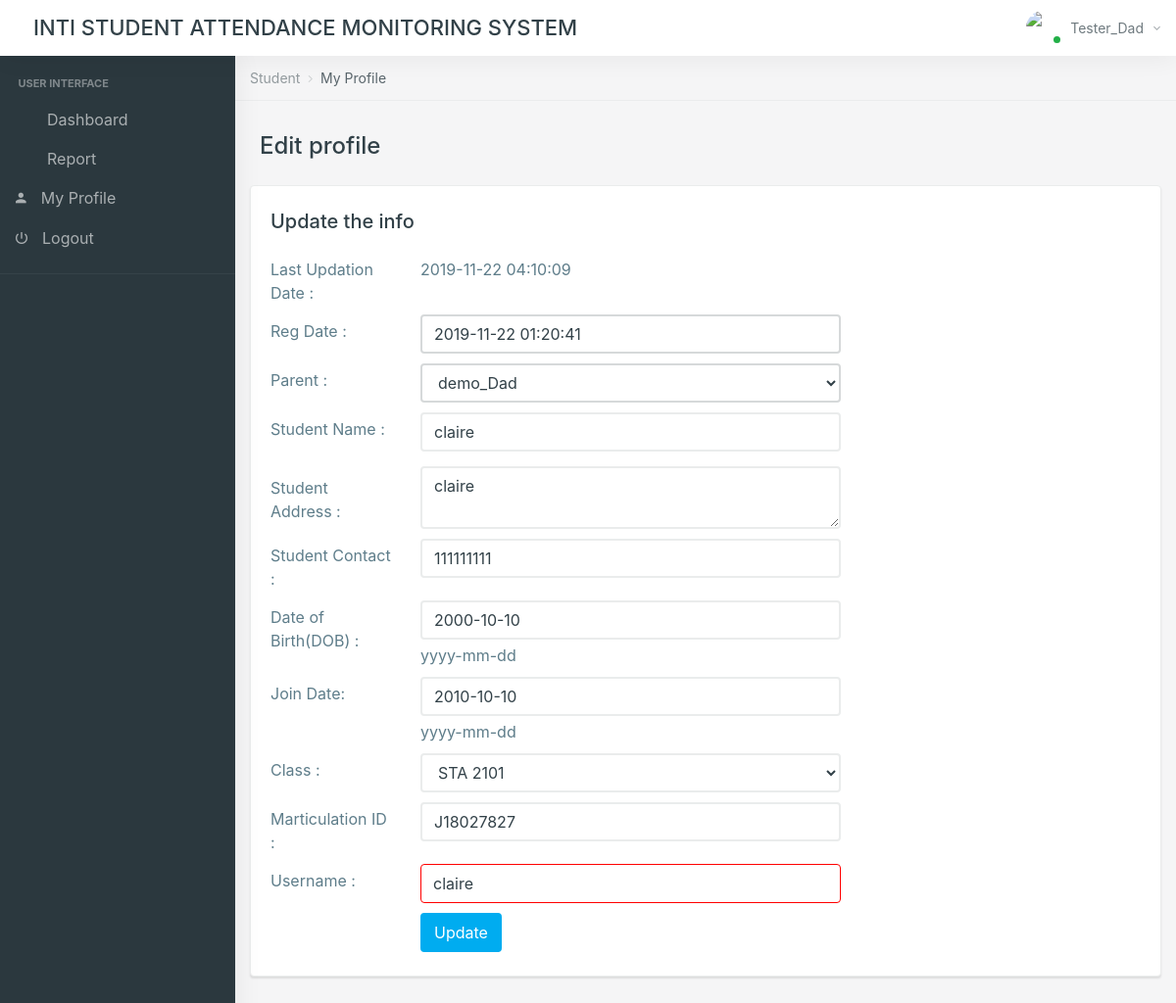
The app's page /inti/student/profile.php (signed in) with its own data.
### tables this page shows
CREATE TABLE `tblstudents` (
  `id` int(11) NOT NULL,
  `parentId` int(11) DEFAULT NULL,
  `studentName` varchar(255) DEFAULT NULL,
  `studentAdress` mediumtext DEFAULT NULL,
  `studentContact` bigint(12) DEFAULT NULL,
  `studentDob` date DEFAULT NULL,
  `studentJoinDate` date DEFAULT NULL,
  `studentMarticulationId` varchar(50) DEFAULT NULL,
  `studentClass` char(50) DEFAULT NULL,
  `studentUsername` varchar(50) DEFAULT NULL,
  `studentPassword` varchar(255) DEFAULT NULL,
  `regDate` timestamp NOT NULL DEFAULT current_timestamp(),
  `lastUpdationDate` timestamp NULL DEFAULT NULL ON UPDATE current_timestamp()
);

CREATE TABLE `tblparents` (
  `id` int(11) NOT NULL,
  `parentName` varchar(255) DEFAULT NULL,
  `parentAddress` mediumtext DEFAULT NULL,
  `parentRelStudent` varchar(255) DEFAULT NULL,
  `parentContact` char(12) DEFAULT NULL,
  `parentEmail` varchar(150) DEFAULT NULL,
  `parentOccupation` varchar(255) DEFAULT NULL,
  `parentJob` varchar(255) DEFAULT NULL,
  `parentUsername` varchar(50) DEFAULT NULL,
  `parentPassword` varchar(255) DEFAULT NULL,
  `regDate` timestamp NULL DEFAULT current_timestamp(),
  `updationDate` timestamp NULL DEFAULT NULL ON UPDATE current_timestamp(),
  `isActive` int(1) DEFAULT NULL
);

### inti/student/profile.php (the view, shortened to what this page needs)
<?php
include('../includes/config.php');
if(strlen($_SESSION['stdid'])==0)
    {
header('location:logout.php');
}
else{
?>
<!DOCTYPE html>
<html lang="en">
<head>
    <link href="../vendors/jquery-toggles/css/toggles.css" rel="stylesheet" type="text/css">
    <link href="../vendors/jquery-toggles/css/themes/toggles-light.css" rel="stylesheet" type="text/css">
    <link href="../vendors/ion-rangeslider/css/ion.rangeSlider.css" rel="stylesheet" type="text/css">
    <link href="../vendors/ion-rangeslider/css/ion.rangeSlider.skinHTML5.css" rel="stylesheet" type="text/css">
    <link href="../vendors/select2/dist/css/select2.min.css" rel="stylesheet" type="text/css" />
    <link href="../vendors/pickr-widget/dist/pickr.min.css" rel="stylesheet" type="text/css" />
    <link href="../vendors/daterangepicker/daterangepicker.css" rel="stylesheet" type="text/css" />
    <link href="../dist/css/style.css" rel="stylesheet" type="text/css">
</head>
<body>
<div class="hk-wrapper hk-vertical-nav">
<?php include_once("includes/header.php");?>
<?php include_once("includes/sidebar.php");?>
        <div class="hk-pg-wrapper">
            <nav class="hk-breadcrumb" aria-label="breadcrumb">
                <ol class="breadcrumb breadcrumb-light bg-transparent">
                    <li class="breadcrumb-item"><a href="#">Student</a></li>
                    <li class="breadcrumb-item active" aria-current="page">My Profile</li>
                </ol>
            </nav>
            <div class="container">
                <div class="hk-pg-header">
                    <h4 class="hk-pg-title"><span class="pg-title-icon"><span class="feather-icon"><i data-feather="toggle-right"></i></span></span>Edit profile</h4>
                </div>
<?php
$stdid=intval($_SESSION['stdid']);
$sql="SELECT  tblparents.id as pid,tblparents.parentName as pname,tblstudents.id as stdid,parentId,studentName,studentAdress,studentContact,studentDob,studentJoinDate,studentMarticulationId,studentClass,studentUsername,tblstudents.regDate,lastUpdationDate from tblstudents left join tblparents on tblparents.id=tblstudents.parentId where tblstudents.id=:sid";
$query = $dbh -> prepare($sql);
$query->bindParam(':sid',$stdid,PDO::PARAM_STR);
$query->execute();
$results=$query->fetchAll(PDO::FETCH_OBJ);
if($query->rowCount() > 0)
{
foreach($results as $result)
{?>
                <div class="row">
                    <div class="col-xl-12">
                     <form name="editstudent" method="post">
                        <section class="hk-sec-wrapper">
                            <h5 class="hk-sec-title">Update the info</h5>
                            <div class="row">
      <div class="col-sm">
 <?php if($result->lastUpdationDate!=""){?>
<div class="row">
<div class="col-md-2 mt-15">Last Updation Date : </div>
<div class="col-md-6 mt-15">
<?php echo htmlentities($result->lastUpdationDate);?>
</div>
</div>
<?php } ?>
<div class="row">
<div class="col-md-2 mt-15">Reg Date : </div>
<div class="col-md-6 mt-10">
<input class="form-control" type="text" value="<?php echo htmlentities($result->regDate);?>"  name="regdate" id="regdate"   readonly="true" >
</div>
</div>
<div class="row">
<div class="col-md-2 mt-15">Parent : </div>
<div class="col-md-6 mt-10">
<select class="form-control" name="parent" required="required" readonly>
<option value="<?php echo htmlentities($result->pid);?>"> <?php echo htmlentities($result->pname);?> </option>
</select>
</div>
</div>
<div class="row">
<div class="col-md-2 mt-15">Student Name : </div>
<div class="col-md-6 mt-10">
<input class="form-control" type="text" name="stdname" value="<?php echo htmlentities($result->studentName);?>" placeholder="Student Name" required="true" autofocus>
</div>
</div>
<div class="row">
<div class="col-md-2 mt-25">Student Address : </div>
<div class="col-md-6  mt-15">
<textarea name="stdaddress"  class="form-control"  required="true" placeholder="Enter parent address" autofocus><?php echo htmlentities($result->studentAdress);?></textarea>
</div>
</div>
<div class="row">
<div class="col-md-2 mt-15">Student Contact : </div>
<div class="col-md-6 mt-10">
<input class="form-control" type="text" name="stdcontact" placeholder="Student Contact" pattern="[0-9]{10}" value="<?php echo htmlentities($result->studentContact);?>"  title="10 numeric characters only" maxlength="10" required="true" autofocus>
</div>
</div>
<div class="row">
<div class="col-md-2 mt-15">Date of Birth(DOB) : </div>
<div class="col-md-6 mt-10">
<input type="text" name="dob" required="true" autofocus data-mask="9999-99-99" class="form-control" value="<?php echo htmlentities($result->studentDob);?>" >
<span class="form-text text-muted">yyyy-mm-dd</span>
</div>
</div>
<div class="row">
<div class="col-md-2 mt-15">Join Date: </div>
<div class="col-md-6 mt-10">
<input type="text" name="joindate" required="true" autofocus data-mask="9999-99-99" class="form-control" value="<?php echo htmlentities($result->studentJoinDate);?>" >
<span class="form-text text-muted">yyyy-mm-dd</span>
</div>
</div>
<div class="row">
<div class="col-md-2 mt-15">Class : </div>
<div class="col-md-6 mt-10">
<select class="form-control stdcls" name="classname" required="required">
<option value="<?php echo htmlentities($result->studentClass);?>"> <?php echo htmlentities($result->studentClass);?> </option>
</select>
</div>
</div>
<div class="row">
<div class="col-md-2 mt-15">Marticulation ID : </div>
<div class="col-md-6 mt-10">
<input class="form-control rollno" type="text" onBlur="checkmatIdAvailability()" name="matId" placeholder="Marticulation ID." required="true" value="<?php echo htmlentities($result->studentMarticulationId);?>"  autofocus>
</div>
</div>
<div class="row">
<div class="col-md-2 mt-15">Username : </div>
<div class="col-md-6 mt-10">
<input class="form-control" type="text" value="<?php echo htmlentities($result->studentUsername);?>"  name="stdusername" id="stdusername" title="Username can't be change" readonly="true" style="border:solid 1px red;  readonly="true" >
</div>
</div>
<?php }} ?>
<div class="row">
<div class="col-md-2 mt-10">&nbsp;</div>
<div class="col-md-6 mt-10">
<button type="submit" class="btn btn-primary" id="submit" name="update">Update</button>
</div>
                            </div>
                        </div>
                    </div>
                        </section>
 </form>
</div>
</div>
</div>
</div>
</div>
</body>
</html>
<?php } ?>

### records on screen
tblstudents: lastUpdationDate "2019-11-22 04:10:09", regdate "2019-11-22 01:20:41", parent "demo_Dad", stdname "claire", stdaddress "claire", stdcontact "111111111", dob "2000-10-10", joindate "2010-10-10", classname "STA 2101", matId "J18027827", stdusername "claire"

### other values on screen
$_SESSION['stdname'] "Tester_Dad"
